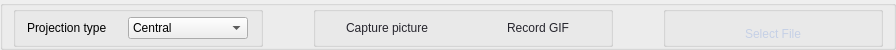
       <widget class="QGroupBox" name="groupBox_tool_menu">
        <property name="sizePolicy">
         <sizepolicy hsizetype="Expanding" vsizetype="Preferred">
          <horstretch>0</horstretch>
          <verstretch>0</verstretch>
         </sizepolicy>
        </property>
        <property name="minimumSize">
         <size>
          <width>0</width>
          <height>50</height>
         </size>
        </property>
        <property name="maximumSize">
         <size>
          <width>16777215</width>
          <height>50</height>
         </size>
        </property>
        <property name="layoutDirection">
         <enum>Qt::LeftToRight</enum>
        </property>
        <property name="styleSheet">
         <string notr="true"/>
        </property>
        <property name="alignment">
         <set>Qt::AlignJustify|Qt::AlignVCenter</set>
        </property>
        <property name="flat">
         <bool>false</bool>
        </property>
        <property name="checkable">
         <bool>false</bool>
        </property>
        <layout class="QGridLayout" name="_2">
         <property name="sizeConstraint">
          <enum>QLayout::SetDefaultConstraint</enum>
         </property>
         <property name="leftMargin">
          <number>10</number>
         </property>
         <property name="topMargin">
          <number>0</number>
         </property>
         <property name="rightMargin">
          <number>10</number>
         </property>
         <property name="bottomMargin">
          <number>0</number>
         </property>
         <property name="horizontalSpacing">
          <number>50</number>
         </property>
         <property name="verticalSpacing">
          <number>0</number>
         </property>
         <item row="0" column="0">
          <widget class="QGroupBox" name="groupBox_pr_type">
           <property name="sizePolicy">
            <sizepolicy hsizetype="Preferred" vsizetype="Preferred">
             <horstretch>0</horstretch>
             <verstretch>0</verstretch>
            </sizepolicy>
           </property>
           <property name="minimumSize">
            <size>
             <width>250</width>
             <height>0</height>
            </size>
           </property>
           <property name="maximumSize">
            <size>
             <width>250</width>
             <height>16777215</height>
            </size>
           </property>
           <property name="styleSheet">
            <string notr="true"/>
           </property>
           <property name="title">
            <string/>
           </property>
           <layout class="QGridLayout" name="gridLayout_20">
            <property name="leftMargin">
             <number>0</number>
            </property>
            <property name="topMargin">
             <number>0</number>
            </property>
            <property name="rightMargin">
             <number>0</number>
            </property>
            <property name="bottomMargin">
             <number>0</number>
            </property>
            <property name="spacing">
             <number>0</number>
            </property>
            <item row="0" column="0">
             <widget class="QLabel" name="label_42">
              <property name="minimumSize">
               <size>
                <width>90</width>
                <height>0</height>
               </size>
              </property>
              <property name="maximumSize">
               <size>
                <width>90</width>
                <height>16777215</height>
               </size>
              </property>
              <property name="text">
               <string>Projection type</string>
              </property>
             </widget>
            </item>
            <item row="0" column="1">
             <widget class="QComboBox" name="projection_type">
              <property name="minimumSize">
               <size>
                <width>120</width>
                <height>0</height>
               </size>
              </property>
              <property name="maximumSize">
               <size>
                <width>120</width>
                <height>16777215</height>
               </size>
              </property>
              <property name="styleSheet">
               <string notr="true"/>
              </property>
              <item>
               <property name="text">
                <string>Central</string>
               </property>
              </item>
              <item>
               <property name="text">
                <string>Parallel</string>
               </property>
              </item>
             </widget>
            </item>
           </layout>
          </widget>
         </item>
         <item row="0" column="4">
          <widget class="QGroupBox" name="groupBox_trash">
           <property name="minimumSize">
            <size>
             <width>220</width>
             <height>0</height>
            </size>
           </property>
           <property name="maximumSize">
            <size>
             <width>220</width>
             <height>16777215</height>
            </size>
           </property>
           <property name="styleSheet">
            <string notr="true"/>
           </property>
           <property name="title">
            <string/>
           </property>
           <layout class="QGridLayout" name="gridLayout_2">
            <item row="0" column="0">
             <widget class="QPushButton" name="pushButton_select_name">
              <property name="minimumSize">
               <size>
                <width>60</width>
                <height>25</height>
               </size>
              </property>
              <property name="maximumSize">
               <size>
                <width>200</width>
                <height>25</height>
               </size>
              </property>
              <property name="styleSheet">
               <string notr="true">QPushButton {
    border: 2px;
    border-radius: 6px;
    background:  qlineargradient(x1: 0, y1: 0, x2: 0, y2: 1,
                                stop: 0 #BEA2D0, stop: 0.3 #464451,
                                stop: 0.8 #464451, stop: 1.0 #001F8A);
    min-width: 60px;
	color: #C5D0E6;
}

QPushButton:pressed {
 background:qlineargradient(x1: 0, y1: 0, x2: 0, y2: 1,
                                stop: 0 #A2A2D0, stop: 0.2 #464451,
                                stop: 0.8 #464451, stop: 1.0 #47006B);
} </string>
              </property>
              <property name="text">
               <string>Select File</string>
              </property>
             </widget>
            </item>
           </layout>
          </widget>
         </item>
         <item row="0" column="2">
          <widget class="QGroupBox" name="groupBox_capture">
           <property name="minimumSize">
            <size>
             <width>300</width>
             <height>0</height>
            </size>
           </property>
           <property name="maximumSize">
            <size>
             <width>300</width>
             <height>16777215</height>
            </size>
           </property>
           <property name="styleSheet">
            <string notr="true">QPushButton {
    border: 2px;
    border-radius: 6px;
 background:qlineargradient(x1: 0, y1: 0, x2: 0, y2: 1,
                                stop: 0 #A2A2D0, stop: 0.2 #A0A0A4,
                                stop: 0.8 #A0A0A4, stop: 1.0 #47006B);
    min-width: 60px;
	color: #26252D;
}

QPushButton:pressed {

    background:  qlineargradient(x1: 0, y1: 0, x2: 0, y2: 1,
                                stop: 0 #BEA2D0, stop: 0.4 #464451,
                                stop: 0.5 #464451, stop: 1.0 #001F8A);
} </string>
           </property>
           <property name="title">
            <string/>
           </property>
           <layout class="QGridLayout" name="gridLayout_19">
            <property name="leftMargin">
             <number>0</number>
            </property>
            <property name="topMargin">
             <number>0</number>
            </property>
            <property name="rightMargin">
             <number>0</number>
            </property>
            <property name="bottomMargin">
             <number>0</number>
            </property>
            <property name="horizontalSpacing">
             <number>20</number>
            </property>
            <property name="verticalSpacing">
             <number>0</number>
            </property>
            <item row="0" column="0">
             <widget class="QPushButton" name="pushButton_screenshot">
              <property name="minimumSize">
               <size>
                <width>60</width>
                <height>10</height>
               </size>
              </property>
              <property name="maximumSize">
               <size>
                <width>120</width>
                <height>25</height>
               </size>
              </property>
              <property name="styleSheet">
               <string notr="true"/>
              </property>
              <property name="text">
               <string>Capture picture</string>
              </property>
             </widget>
            </item>
            <item row="0" column="1">
             <widget class="QPushButton" name="pushButton_gif">
              <property name="enabled">
               <bool>true</bool>
              </property>
              <property name="minimumSize">
               <size>
                <width>60</width>
                <height>25</height>
               </size>
              </property>
              <property name="maximumSize">
               <size>
                <width>120</width>
                <height>25</height>
               </size>
              </property>
              <property name="styleSheet">
               <string notr="true"/>
              </property>
              <property name="text">
               <string>Record GIF</string>
              </property>
             </widget>
            </item>
           </layout>
          </widget>
         </item>
         <item row="0" column="1">
          <spacer name="horizontalSpacer">
           <property name="orientation">
            <enum>Qt::Horizontal</enum>
           </property>
           <property name="sizeHint" stdset="0">
            <size>
             <width>0</width>
             <height>20</height>
            </size>
           </property>
          </spacer>
         </item>
         <item row="0" column="3">
          <spacer name="horizontalSpacer_2">
           <property name="orientation">
            <enum>Qt::Horizontal</enum>
           </property>
           <property name="sizeHint" stdset="0">
            <size>
             <width>0</width>
             <height>20</height>
            </size>
           </property>
          </spacer>
         </item>
        </layout>
       </widget>
